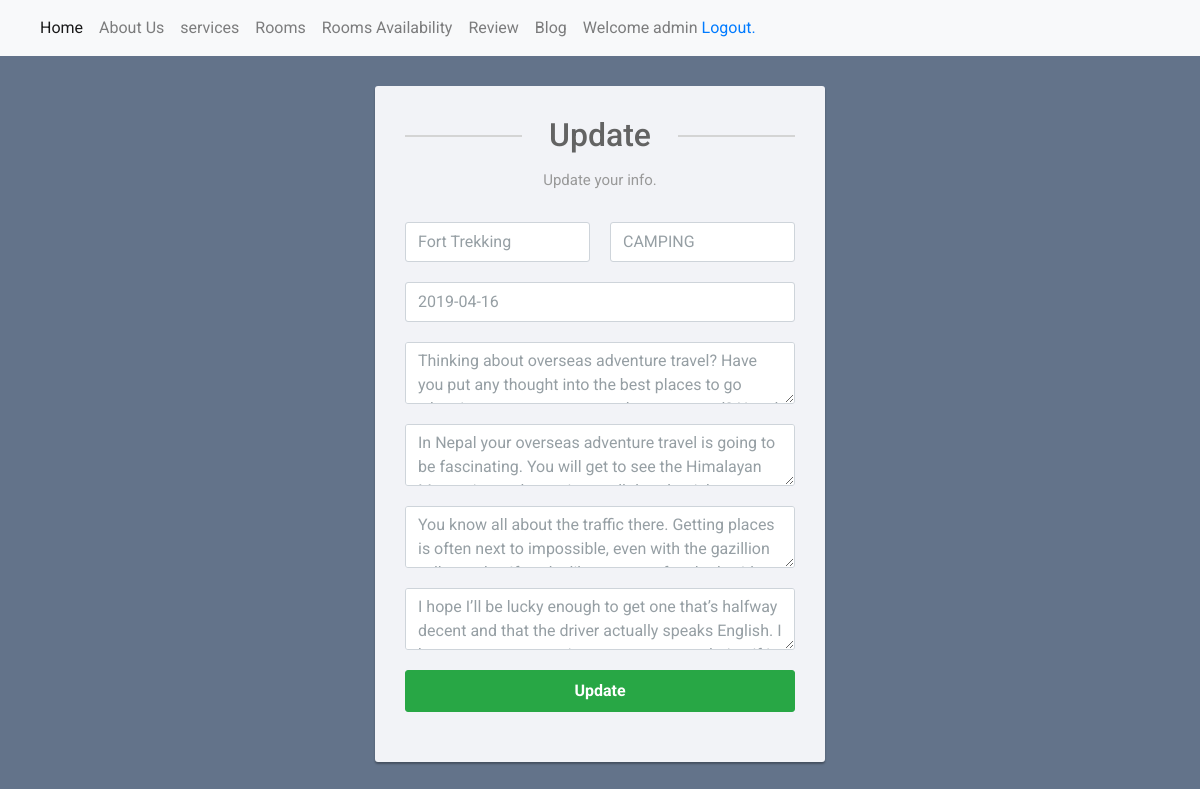
/admin/edit_blog.php?editid=2 (signed in), run on an earlier commit of the app's database.
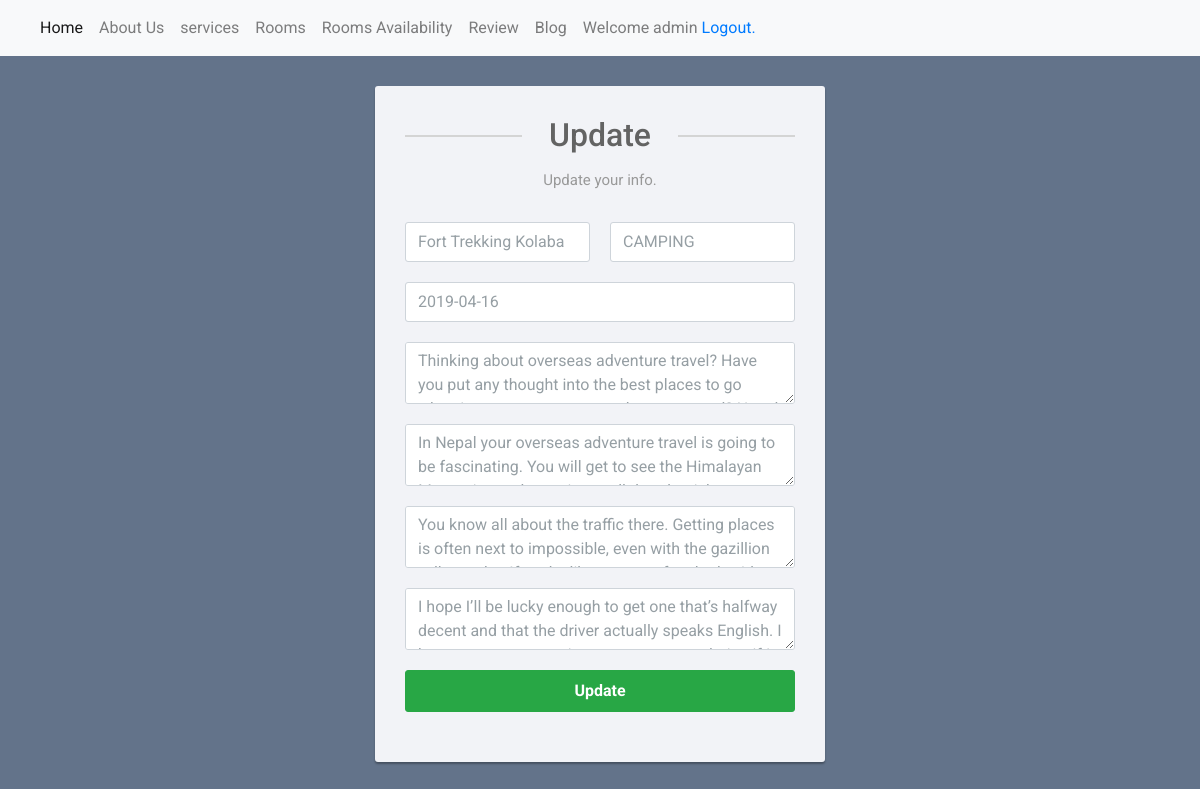
And on a later commit of the database.
### tables this page shows
CREATE TABLE `blog` (
  `id` int(11) NOT NULL,
  `blog_head` varchar(50) NOT NULL,
  `blog_liner` varchar(50) NOT NULL,
  `img` varchar(50) NOT NULL,
  `label` varchar(50) NOT NULL,
  `title` varchar(50) NOT NULL,
  `dt` date NOT NULL,
  `desc1` varchar(1000) NOT NULL,
  `desc2` varchar(1000) NOT NULL,
  `desc3` varchar(1000) NOT NULL,
  `desc4` varchar(1000) NOT NULL,
  `blog_author` varchar(50) NOT NULL
);

### admin/edit_blog.php (the view, shortened to what this page needs)
<?php
if(!isset($_SESSION['valid'])) {
    header('Location: index.php');
}
else
{
include('dbconnection.php');
?>
<!DOCTYPE html>
<html lang="en">
<head>
<link rel="stylesheet" href="https://stackpath.bootstrapcdn.com/bootstrap/4.5.0/css/bootstrap.min.css">
<link rel="stylesheet" href="https://maxcdn.bootstrapcdn.com/font-awesome/4.7.0/css/font-awesome.min.css">
</head>
<body>
<nav class="navbar navbar-expand-lg navbar-light bg-light">
  <div class="collapse navbar-collapse" id="navbarSupportedContent">
  <ul class="navbar-nav mr-auto">
<li class="nav-item active">
<a class="nav-link" href="main.php">Home <span class="sr-only">(current)</span></a>
</li>
<li class="nav-item">
<a class="nav-link" href="about_us.php">About Us</a>
</li>
<li class="nav-item">
<a class="nav-link" href="services.php">services</a>
</li>
<li class="nav-item">
<a class="nav-link" href="main.php">Rooms</a>
</li>
<li class="nav-item">
<a class="nav-link" href="room_availibility.php">Rooms Availability</a>
</li>
<li class="nav-item">
<a class="nav-link" href="review.php">Review</a>
</li>
<li class="nav-item">
<a class="nav-link" href="blog.php">Blog</a>
</li>
<li class="nav-item">
<div class="nav-link">Welcome <?php echo $_SESSION["username"]; ?> <a href="logout.php" tite="Logout">Logout.</a></div>
</li>
</ul>
</div>
</nav>
<div class="signup-form">
<form  method="POST">
 <?php
$eid=$_GET['editid'];
$ret=mysqli_query($con,"select * from blog where ID='$eid'");
while ($row=mysqli_fetch_array($ret)) {
?>
		<h2>Update </h2>
		<p class="hint-text">Update your info.</p>
        <div class="form-group">
			<div class="row">
				<div class="col"><input type="text" class="form-control" name="label" value="<?php  echo $row['label'];?>" required="true"></div>
				<div class="col"><input type="text" class="form-control" name="title" value="<?php  echo $row['title'];?>" required="true"></div>
			</div>
        </div>
        <div class="form-group">
            <input type="text" class="form-control" name="dt" value="<?php  echo $row['dt'];?>" required="true">
        </div>
        <div class="form-group">
            <textarea type="text" class="form-control" name="desc1" required="true"><?php  echo $row['desc1'];?></textarea>
        </div>
        <div class="form-group">
            <textarea type="text" class="form-control" name="desc2" required="true"><?php  echo $row['desc2'];?></textarea>
        </div>
        <div class="form-group">
            <textarea type="text" class="form-control" name="desc3" required="true"><?php  echo $row['desc3'];?></textarea>
        </div>
        <div class="form-group">
            <textarea type="text" class="form-control" name="desc4" required="true"><?php  echo $row['desc4'];?></textarea>
        </div>
      <?php
			}
			?>
		<div class="form-group">
            <button type="submit" class="btn btn-success btn-lg btn-block" name="submit">Update</button>
        </div>
    </form>
</div>
</body>
</html>
<?php
}
?>

What changed in the data, as far as the page shows it:
changed blog "CAMPING": label "Fort Trekking" → "Fort Trekking Kolaba"
